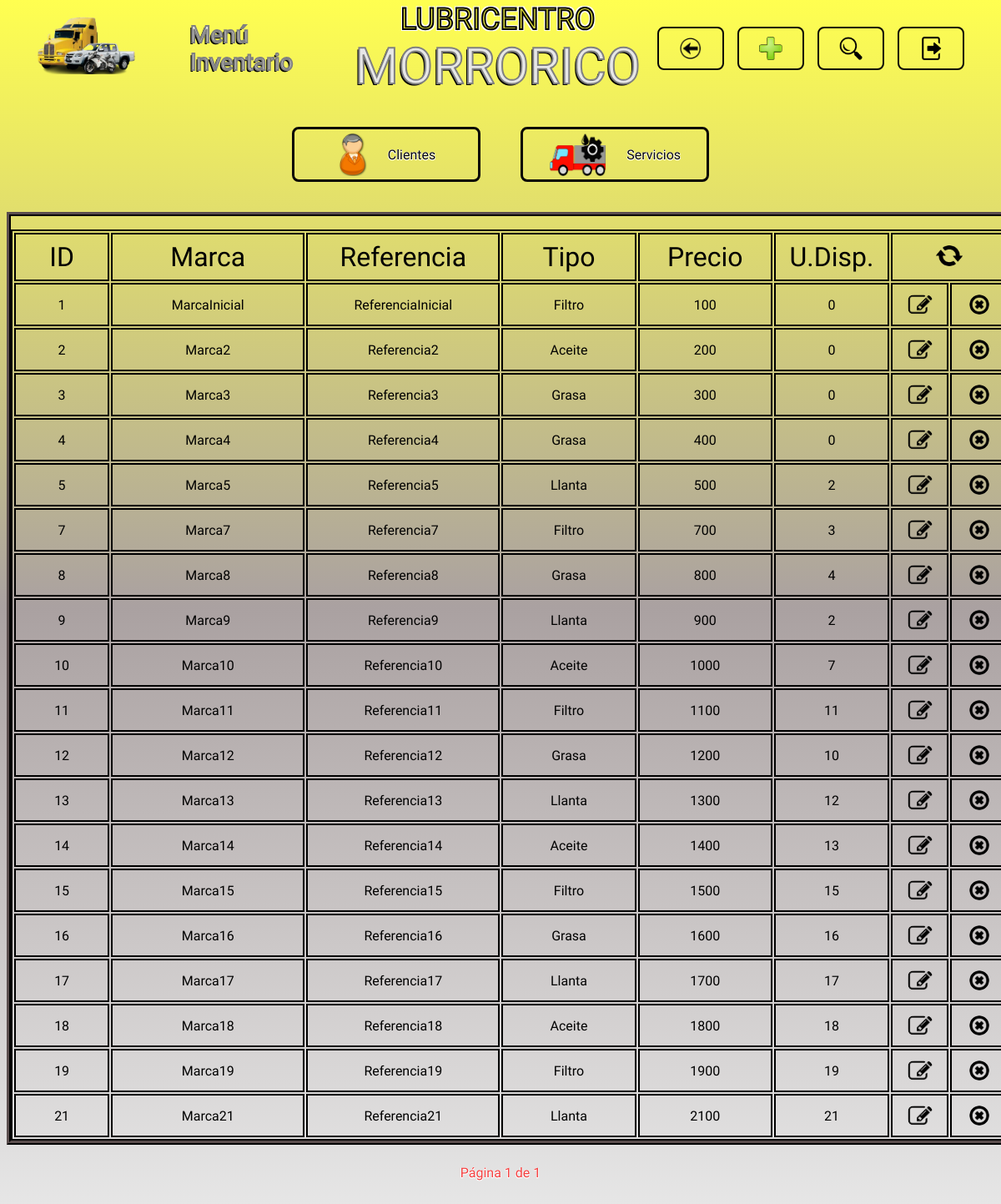
The app's page /inventario/ (signed in) with its own data.
### inventario/models.py (models this page shows)
class Producto(models.Model):
    marca = models.CharField(max_length=60,null=False, blank=False)
    referencia = models.CharField(max_length=40, null=False, blank=False)
    tipo_producto = models.ForeignKey(TipoProducto, on_delete=models.PROTECT)
    precio = models.IntegerField(null=False, blank=False)
    unidades_disponibles = models.IntegerField(null=False, blank=False)

class TipoProducto(models.Model):
    tipo = models.CharField(max_length=40, null=False, blank=False)

### inventario/views.py (the view)
# urls.py: path('inventario/', include('inventario.urls')),
@login_required
def inventario(request, productos=None, registrado=False, eliminado=False, actualizado=False, sin_coincidencias=False, campo=None, buscar=None, error=False, mensaje_error=None, name_url="inventario"):
    if productos is None:
        productos = Producto.objects.all()
    paginator = Paginator(productos, 20)
    numero_pagina = request.GET.get('pagina')
    try:
        pagina = paginator.page(numero_pagina)
    except PageNotAnInteger:
        pagina = paginator.page(1)
    except EmptyPage:
        pagina = paginator.page(paginator.num_pages)
    tipos_productos = TipoProducto.objects.all()
    lista_tipos_productos = list(TipoProducto.objects.values())
    return render(request, 'inventario.html', {
        "registrado": registrado,
        "eliminado": eliminado,
        "actualizado": actualizado,
        "sin_coincidencias": sin_coincidencias,
        "buscar": buscar,
        "campo": campo,
        "pagina": pagina,
        "error": error,
        "mensaje_error": mensaje_error,
        "name_url": name_url,
        "tipos_productos": tipos_productos,
        "lista_tipos_productos": lista_tipos_productos,
    })

### templates/inventario.html (shortened to what this page needs)
{% extends "layouts/base.html" %}
{% load static %}
{% block nombre_seccion %}
<p class="header__titulo letra_blanca">Menú Inventario</p>
{% endblock nombre_seccion %}
{% block boton_volver %}
<li>
    <a href="{% url "menu_opciones" %}" class="header__boton header__volver">
        <img src="{% static "images/logo_volver.png" %}" alt="volver" class="header__logo_boton">
    </a>
</li>
{% endblock boton_volver %}
{% block boton_registrar %}
<li>
    {% include "layouts/partials/boton_registrar.html" %}
</li>
{% endblock boton_registrar %}
{% block boton_buscar %}
<li>
    {% include "layouts/partials/boton_buscar.html" %}
</li>
{% endblock boton_buscar %}
{% block boton_cerrar_sesion %}
    {% include "layouts/partials/boton_cerrar_sesion.html" %}
{% endblock boton_cerrar_sesion %}
{% block cuerpo_seccion %}
<div class="contenedor tabla_registros">
    <table class="tabla_registros__tabla">
        <tr class="celdas_encabezado">
            <th class="celda tabla_registros__celda_id">ID</th>
            <th class="celda tabla_registros__celda_marca">Marca</th>
            <th class="celda tabla_registros__celda_referencia">Referencia</th>
            <th class="celda tabla_registros__celda_tipo">Tipo</th>
            <th class="celda tabla_registros__celda_precio">Precio</th>
            <th class="celda tabla_registros__celda_unidades_disponibles">U.Disp.</th>
            <th colspan="2" class="celda tabla_registros__celda_recargar"><a href="{% url "inventario" %}"><img src="{% static "images/logo_recargar.png" %}" alt="recargar" class="tabla_registros__recargar"></a></th>
        </tr>
        {% for producto in pagina.object_list %}
        <tr class="celdas_datos">
            <td class="celda tabla_registros__celda_id">{{ producto.id }}</td>
            <td class="celda tabla_registros__celda_marca">{{ producto.marca }}</td>
            <td class="celda tabla_registros__celda_referencia">{{ producto.referencia }}</td>
            <td class="celda tabla_registros__celda_tipo">{{ producto.tipo_producto.tipo }}</td>
            <td class="celda tabla_registros__celda_precio">{{ producto.precio }}</td>
            <td class="celda tabla_registros__celda_unidades_disponibles">{{ producto.unidades_disponibles }}</td>
            <td class="celda tabla_registros__celda_editar"><a href="#" data-registro-id={{ producto.id }} data-app-registro="inventario" class="tabla_registros__boton boton_editar"><img src="{% static "images/logo_editar.png" %}" alt="editar" class="tabla_registros__logo_boton tabla_registros__editar"></a></td>
            <td class="celda tabla_registros__celda_eliminar"><a href="#" data-url= {% url "eliminar_producto" producto.id %} data-mensaje= "producto tipo {{ producto.tipo_producto.tipo }} de referencia {{ producto.referencia }} con ID {{ producto.id }}" class="tabla_registros__boton boton_eliminar"><img src="{% static "images/logo_eliminar.png" %}" alt="eliminar" class="tabla_registros__logo_boton tabla_registros__eliminar"></a></td>
        </tr>
        {% endfor %}
    </table>
</div>
{% endblock cuerpo_seccion %}
{% block paginacion %}
{% include "layouts/partials/paginacion.html" %}
{% endblock paginacion %}

### static/styles.css (style rules this page uses)
:root { --amarillo: rgb(235, 235, 58); --blanco: rgb(231, 231, 231); --rojo: rgb(243, 63, 63); --gris: rgb(150, 150, 150); --negro: rgb(7, 6, 6); --rojo-gris: linear-gradient(to bottom, rgb(245, 26, 26), rgb(243, 63, 63), rgb(170, 161, 161), rgb(231, 231, 231)); --gris-descendiente: linear-gradient(to bottom,rgb(255, 255, 80), rgb(170, 161, 161), rgb(231, 231, 231)); --max-width: 1400px; --header-heigth: 100px; --input-disabled: rgb(231, 231, 231, 0.7); }
* { font-family: "Lilita One", sans-serif; font-weight: 400; font-style: normal; }
body { background: var(--gris-descendiente); background-repeat: no-repeat; min-height: 100vh; background-size: cover; }
.contenedor { max-width: var(--max-width); margin: 0 auto; }
.letra_blanca { color: var(--blanco); -webkit-text-stroke: 2px gray; text-shadow: -2px 2px 0 black; }
.header__boton { display: flex; justify-content: center; align-items: center; height: 32px; font-size: 28px; padding: 8px 24px; border: 2px solid var(--negro); border-radius: 8px; text-decoration: none; }
.header__logo_boton { width: 28px; }
.tabla_registros { display: flex; justify-content: center; overflow-x: auto; overflow-y: auto; border: 5px ridge var(--negro); }
.tabla_registros__tabla { border: 2px solid var(--negro); table-layout: fixed; margin-top: 16px; width: 1200px; }
.celdas_encabezado { font-size: 32px; border: 2px solid var(--negro); }
.tabla_registros__celda_id { width: 8%; min-width: 8%; }
.tabla_registros__celda_editar, .tabla_registros__celda_eliminar, .tabla_registros__celda_asignar { width: 5%; min-width: 5%; }
.tabla_registros__celda_marca, .tabla_registros__celda_referencia { width: 18%; min-width: 18%; }
.tabla_registros__celda_tipo, .tabla_registros__celda_precio { width: 12%; min-width: 12%; }
.tabla_registros__celda_unidades_disponibles { width: 10%; min-width: 10%; }
.celda { white-space: nowrap; overflow-x: auto; padding: 8px; border: 2px solid black; max-height: 52px; }
.celdas_datos { text-align: center; font-size: 16px; }
.tabla_registros__boton { display: inline-block; margin-top: 4px; }
.tabla_registros__logo_boton { display: block; width: 100%; margin: 0; padding: 0; height: 24px; border-radius: 8px; }
.tabla_registros__eliminar { border-radius: 16px; }
.tabla_registros__recargar { width: 32px; border-radius: 50%; }

### records on screen
Producto: id "1", marca "MarcaInicial", referencia "ReferenciaInicial", tipo_producto.tipo "Filtro", precio "100", unidades_disponibles "0"
Producto: id "2", marca "Marca2", referencia "Referencia2", tipo_producto.tipo "Aceite", precio "200", unidades_disponibles "0"
Producto: id "3", marca "Marca3", referencia "Referencia3", tipo_producto.tipo "Grasa", precio "300", unidades_disponibles "0"
Producto: id "4", marca "Marca4", referencia "Referencia4", tipo_producto.tipo "Grasa", precio "400", unidades_disponibles "0"
Producto: id "5", marca "Marca5", referencia "Referencia5", tipo_producto.tipo "Llanta", precio "500", unidades_disponibles "2"
Producto: id "7", marca "Marca7", referencia "Referencia7", tipo_producto.tipo "Filtro", precio "700", unidades_disponibles "3"
Producto: id "8", marca "Marca8", referencia "Referencia8", tipo_producto.tipo "Grasa", precio "800", unidades_disponibles "4"
Producto: id "9", marca "Marca9", referencia "Referencia9", tipo_producto.tipo "Llanta", precio "900", unidades_disponibles "2"
Producto: id "10", marca "Marca10", referencia "Referencia10", tipo_producto.tipo "Aceite", precio "1000", unidades_disponibles "7"
Producto: id "11", marca "Marca11", referencia "Referencia11", tipo_producto.tipo "Filtro", precio "1100", unidades_disponibles "11"
Producto: id "12", marca "Marca12", referencia "Referencia12", tipo_producto.tipo "Grasa", precio "1200", unidades_disponibles "10"
Producto: id "13", marca "Marca13", referencia "Referencia13", tipo_producto.tipo "Llanta", precio "1300", unidades_disponibles "12"
Producto: id "14", marca "Marca14", referencia "Referencia14", tipo_producto.tipo "Aceite", precio "1400", unidades_disponibles "13"
Producto: id "15", marca "Marca15", referencia "Referencia15", tipo_producto.tipo "Filtro", precio "1500", unidades_disponibles "15"
Producto: id "16", marca "Marca16", referencia "Referencia16", tipo_producto.tipo "Grasa", precio "1600", unidades_disponibles "16"
Producto: id "17", marca "Marca17", referencia "Referencia17", tipo_producto.tipo "Llanta", precio "1700", unidades_disponibles "17"
Producto: id "18", marca "Marca18", referencia "Referencia18", tipo_producto.tipo "Aceite", precio "1800", unidades_disponibles "18"
Producto: id "19", marca "Marca19", referencia "Referencia19", tipo_producto.tipo "Filtro", precio "1900", unidades_disponibles "19"
Producto: id "21", marca "Marca21", referencia "Referencia21", tipo_producto.tipo "Llanta", precio "2100", unidades_disponibles "21"

### other values on screen
{{ pagina.number }} "1"
{{ pagina.paginator.num_pages }} "1"
